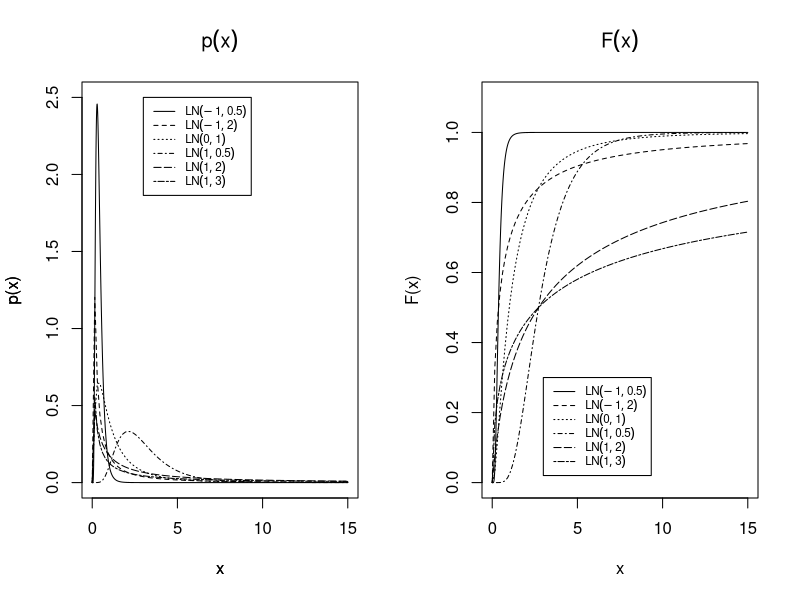

R code for this plot:
# Создаём последовательность случайных чисел
x <- seq(0, 15, by=0.01)

# Вычисляем значений плотностей и функций логрмального распределения
y1 <- dlnorm(x, -1, 0.5)
z1 <- plnorm(x, -1, 0.5)

op <- par(mfrow=c(1, 2))

# Строим графики плотностей распределения, создаём легенду, размечаем оси графиков
plot(x, y1, type="l", xlab="x", ylab="p(x)", ylim=c(0, 2.5))
curve(dlnorm(x, -1, 2), add=T, lty=2)
curve(dlnorm(x, 0, 1), add=T, lty=3)
curve(dlnorm(x, 1, 0.5), add=T, lty=4)
curve(dlnorm(x, 1, 2), add=T, lty=5)
curve(dlnorm(x, 1, 3), add=T, lty=6)
legend(3, 2.5, c(expression(LN(-1, 0.5)), expression(LN(-1, 2)), expression(LN(0, 1)),  expression(LN(1, 0.5)), expression(LN(1, 2)), expression(LN(1, 3))), lty=1:6, cex=0.7)
title(main=expression(p(x)), xlab="x", ylab="p(x)")

# Строим графики функций распределения, создаём легенду, размечаем оси графиков
plot(x, z1, type="l", xlab="x", ylab="F(x)", ylim=c(0, 1.1), lty=1)
curve(plnorm(x, -1, 2), add=T, lty=2)
curve(plnorm(x, 0, 1), add=T, lty=3)
curve(plnorm(x, 1, 0.5), add=T, lty=4)
curve(plnorm(x, 1, 2), add=T, lty=5)
curve(plnorm(x, 1, 3), add=T, lty=6)
legend(3, 0.3, c(expression(LN(-1, 0.5)), expression(LN(-1, 2)), expression(LN(0, 1)),  expression(LN(1, 0.5)), expression(LN(1, 2)), expression(LN(1, 3))), lty=1:6, cex=0.7)
title(main=expression(F(x)))

par(op)
